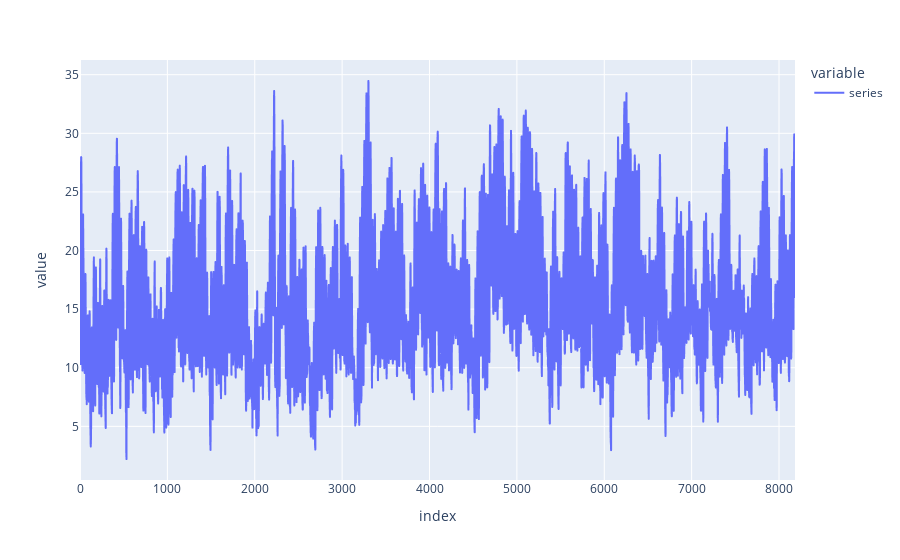

Write notebook code for a chart like this one.
### Code cell
df = pd.read_csv(BASE_PATH + '005_UCR_Anomaly_4000.txt', names=['series'])
fig = plt.Figure(figsize=(500,50), dpi= 100)
display(df.plot())

### Figure 1 — Plotly figure (JSON) as saved in the notebook; plotly's stock layout.template omitted (floating-point values rounded to 4 significant figures; data arrays with more than 128 entries replaced by an {"elided": "..."} marker saying what was removed)
{"data": [{"hovertemplate": "variable=series<br>index=%{x}<br>value=%{y}<extra></extra>", "legendgroup": "series", "line": {"color": "#636efa", "dash": "solid"}, "marker": {"symbol": "circle"}, "mode": "lines", "name": "series", "showlegend": true, "type": "scattergl", "x": {"elided": "8184 int values"}, "xaxis": "x", "y": {"elided": "8184 float values"}, "yaxis": "y"}], "layout": {"legend": {"title": {"text": "variable"}, "tracegroupgap": 0}, "margin": {"t": 60}, "xaxis": {"anchor": "y", "domain": [0, 1], "title": {"text": "index"}}, "yaxis": {"anchor": "x", "domain": [0, 1], "title": {"text": "value"}}}}
